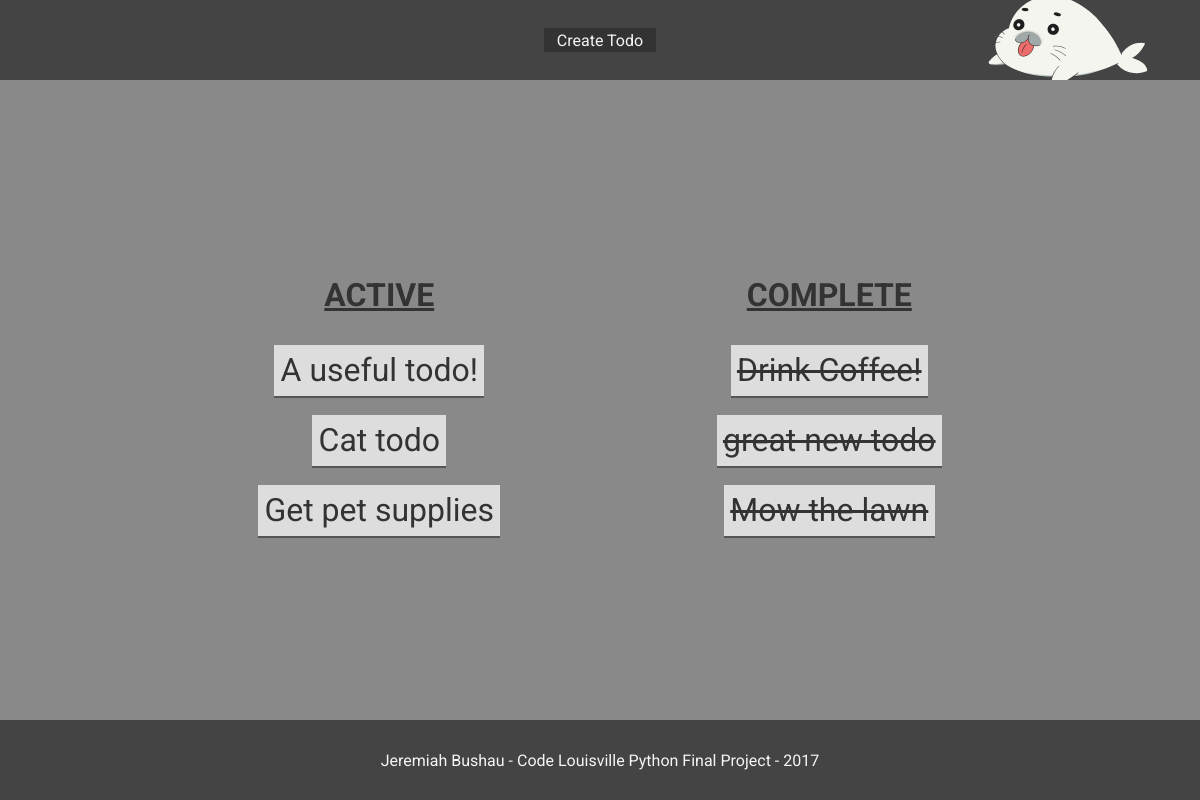
Before: /todos/ with the older database file.
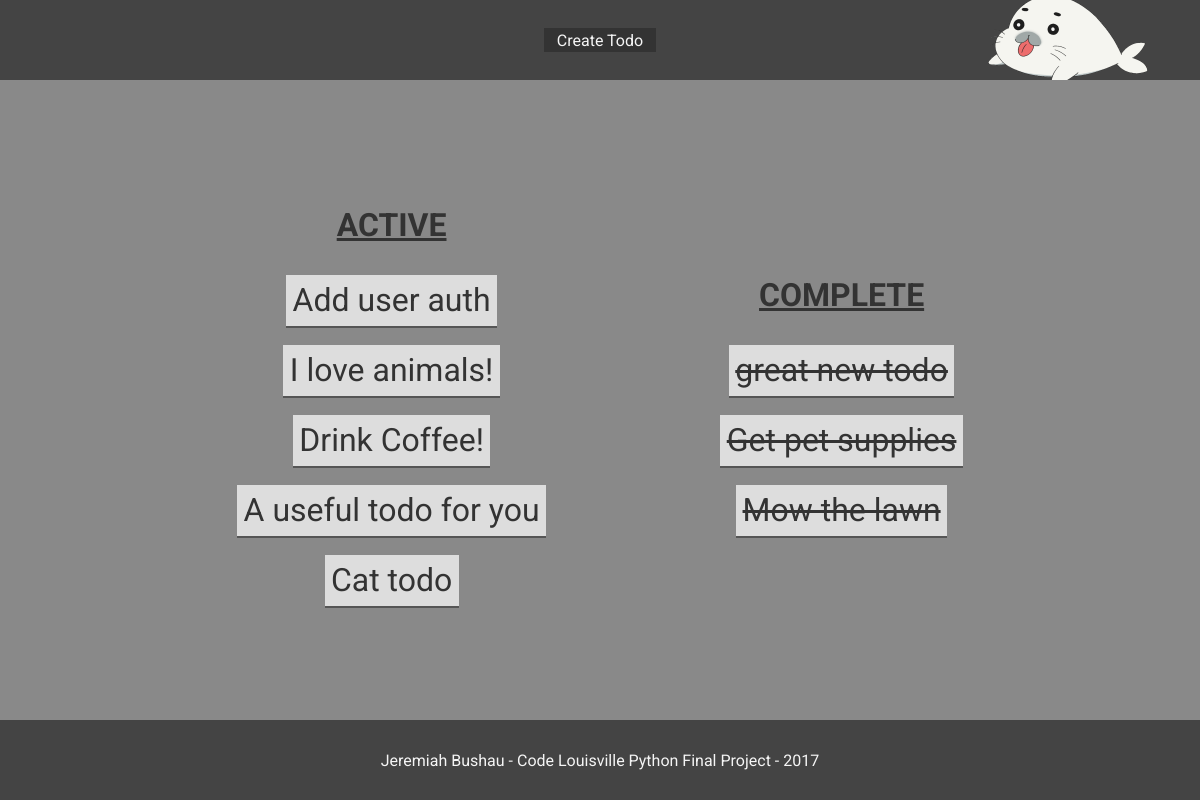
After: the same page with the newer database file.
### todos/models.py (models this page shows, shortened)
class Todo(models.Model):
    title = models.CharField(max_length=100, unique=True)
    content = models.TextField()
    is_complete = models.BooleanField(default=0)
    created_at = models.DateTimeField(auto_now_add=True)
    modified_at = models.DateTimeField(auto_now=True)

### todos/views.py (the view)
class TodoList(generic.ListView):
    model = models.Todo
    def get_queryset(self):
        queryset = super().get_queryset()
        return queryset.order_by('is_complete', '-created_at')
    def get_context_data(self, *args, **kwargs):
        context = super(TodoList, self).get_context_data(*args, **kwargs)
        todos = models.Todo.objects.all()
        context['active_todos'] = todos.filter(is_complete=False).order_by('-created_at')
        context['complete_todos'] = todos.filter(is_complete=True).order_by('-created_at')
        return context

### todos/templates/todos/todo_list.html (shortened to what this page needs)
{% extends 'layout.html' %}
{% block nav_content %}
{% include 'nav.html' %}
{% endblock %}
{% block body_content %}
<div class="todo-list">
  {% if active_todos %}
  <div class="active-todos">
    <h1 class="todo-label">ACTIVE</h1>
    {% for todo in active_todos %}
    <div class="todo-list-item">
      <h1><a href="{% url 'todos:todo_detail' pk=todo.pk %}">{{ todo.title }}</a></h1>
    </div>
    {% endfor %}
  </div>
  {% endif %}
  {% if complete_todos %}
  <div class="complete-todos">
    <h1 class="todo-label">COMPLETE</h1>
    {% for todo in complete_todos %}
    <div class="todo-list-item">
      <h1><a href="{% url 'todos:todo_detail' pk=todo.pk %}" class="complete">{{ todo.title }}</a></h1>
    </div>
    {% endfor %}
  </div>
  {% endif %}
</div>
{% endblock %}
{% block footer_content %}
{% include 'footer.html' %}
{% endblock %}

Changed rows visible on the page:
added Todo: title "Add user auth", shown under "ACTIVE"
added Todo: title "I love animals!", shown under "ACTIVE"
changed Todo "Drink Coffee!": moves from the list under "COMPLETE" to the list under "ACTIVE"
changed Todo: title "A useful todo!" → "A useful todo for you"
changed Todo "Get pet supplies": moves from the list under "ACTIVE" to the list under "COMPLETE"
